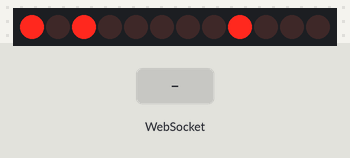
Simulated run of this sketch. Board: ESP8266 (NodeMCU). Shown: 12×1 LED matrix. Wiring (inferred from the names in the program): charlieplexed LEDs: lines GPIO 10, GPIO 2, GPIO 4, GPIO 5. The inputs (shaded band) are chosen by the test bench. WiFi joins after 1.5 s; servers stay silent unless stated; what the sketch prints to the serial monitor is not drawn.

Above: at 2.7 s.
2.8 s: WebSocket text "number" received
At 4.2 s:
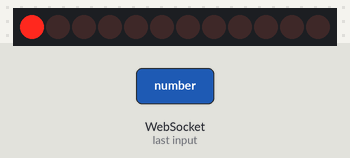
Timing chart, 0 to 5.8 s (numbered marks = the images above; inputs shaded):
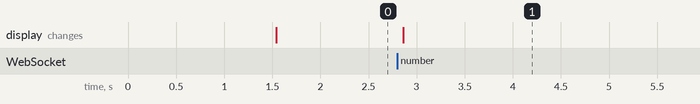

Measured:
- after the input at 2.8 s, the display: changes after 0.06 s (image 1)

The sketch:

trafficlight-simulator.ino
```cpp
// This traffic light simulator uses an ESP8266 to control a T-junction or intersection

// Uncomment this for 2 second red+amber lights before green (we'll call it pre-green)
// (used in UK, Germany, Czech Republic and other Central European countries)
// NOTE that this is not yet implemented in serial command mode
//#define PRE_GREEN

#define DEBUG

// Replace with your network credentials
const char* ssid = "YOUR_WIFI";
const char* password = "YOUR_PASSWORD";

// Order of the pins and their cabling:
// 10: red-red
// 2: blue-orange-white
// 4: red-white
// 5: orange-white
const uint8_t g_pins[] = { 10, 2, 4, 5 };

// Order: pin-HIGH, pin-LOW
// Note that south is not implemented (255) since we have a T-junction
const uint8_t g_ledPins[13][2] = {
  {g_pins[0], g_pins[1]}, //  0 Red N
  {g_pins[1], g_pins[2]}, //  1 Red S
  {g_pins[2], g_pins[3]}, //  2 Red E
  {g_pins[0], g_pins[3]}, //  3 Red W

  {g_pins[1], g_pins[0]}, //  4 Amber N
  {g_pins[2], g_pins[1]}, //  5 Amber S
  {g_pins[3], g_pins[2]}, //  6 Amber E
  {g_pins[3], g_pins[0]}, //  7 Amber W

  {g_pins[2], g_pins[0]}, //  8 Green N
  {g_pins[0], g_pins[2]}, //  9 Green S
  {g_pins[1], g_pins[3]}, // 10 Green E
  {g_pins[3], g_pins[1]}, // 11 Green W

  {255, 255},             // 12 "macro" for no output
};

// Actual lights to set to on
// Note that we're setting values twice so we can set the red+amber combination as well
// 12 means none (for blinking mode)
uint8_t g_lightsOn[6] = {
  0,
  2,
  3,
  0,
  2,
  3,
};

#include <Ticker.h>
#include <ESP8266WiFi.h>
#include <ESPAsyncTCP.h>     // ESPAsyncWebSrv 1.2.9 by dvarrel (originally https://github.com/me-no-dev/ESPAsyncWebServer/archive/master.zip )
#include <ESPAsyncWebSrv.h>  // ESPAsyncTCP 1.2.4 by dvarrel (originally https://github.com/me-no-dev/ESPAsyncWebServer/archive/master.zip )

// Create AsyncWebServer object on port 80
AsyncWebServer server( 80 );
AsyncWebSocket ws( "/ws" );


const char index_html[] PROGMEM = R"rawliteral(<html>
<head>
<style>
button {
    padding: 1em;
}
fieldset {
    display: inline-block;
}
.r { accent-color: red; color: red; }
.a { accent-color: orange; color: orange;}
.g { accent-color: limegreen; color: limegreen; }
section {display:flex;}
#p div {  }
#p > div {
    padding: 1em;
    border: 1px solid black;
    border-radius: 1em;
    margin: 0.5em;
    cursor:cell;
}
</style>
<script type="text/javascript">
const gateway = window.location.host ? `ws://${window.location.host}/ws` : null;
let websocket;
window.addEventListener( "load", load );
function initWebSocket()
{
    if ( !gateway )
        return;
    console.log('Trying to open a WebSocket connection...');
    websocket = new WebSocket(gateway);
    websocket.onopen    = onOpen;
    websocket.onclose   = onClose;
    websocket.onmessage = onMessage;
}
function onOpen(event)
{
    console.log('Connection opened');
}
function onClose(event)
{
    console.log('Connection closed');
    setTimeout(initWebSocket, 2000);
}
function onMessage({data})
{
  const lights = data.split(":")
  lights.forEach(v => {
    const i = document.querySelector(`[value='${v}']`);
    if (i) i.checked = true;
  });
}
function setLight(name, value)
{
    const index = parseInt(name);
    lights[index] = value;
    lights[index+ 3] = value;

    websocket && websocket.send(lights.join(":"));
}

const a = [4,6,7];
const o = [12,12,12];
const r = [0,2,3];

let lights = [12,12,12,12,12,12];
const program = [
];

function empty() {
    state = 0;
    program.length = 0;
    list();
}


function outOfOrder() {
    state = 0;
    program.length = 0;
    program.push(a, o);
    list();
}

function normal() {
    state = 0;
    program.length = 0;
    program.push(
    //   N  E  W
        [8, 2, 3], // GRR
        20,
        [4, 2, 3], // ORR
        6,
        [0, 2, 3], // RRR
        2,

        [0,10, 3], // RGR
        20,
        [0, 6, 3], // ROR
        6,
        [0, 2, 3], // RRR
        2,

        [0, 2,11], // RRG
        20,
        [0, 2, 7], // RRO
        6,
        [0, 2, 3], // RRR
        2,
    );
    list();
}

function programLight(i,l) {
    if (!Array.isArray(program[program.length-1])) program.push([0, 2, 3]);

    program[program.length-1][i] = l;
    list();
}

function programPause(l) {
    if (typeof program[program.length-1] !== "number") program.push(1);
    program[program.length-1] = l;
    list();
}

function remove(l) {
    if (!program[l]) return;
    program.splice(l,1);
    list();
}

function list() {
    const p = document.getElementById("p");
    p.innerHTML = program.map((p,i) => {
        if (Array.isArray(p)) {
            return `<div onclick="remove(${i})">
                ${p.map((l) => {
                    const c = [l / 4 | 0];
                    const d = ["noord", "zuid","oost", "west"][l % 4];
                    return `<div class="${["r", "a", "g"][c]}">${c > 2 ? "" : d} ${["rood", "oranje", "groen", "uit"][c]}</div>`;
                }).join("")}
            </div>`;
        } else {
            return `<div onclick="remove(${i})">${p / 2} seconde pauze</div>`;
        }
    }).join("\n");
}

let state = 0;
function load()
{
  initWebSocket();
  document.querySelectorAll("input[type='radio']").forEach(r=>r.onchange = ({target}) => setLight(target.name, target.value))
  nextStep();
}
function nextStep()
{
    let value = program[state];

    // Program next-state with wraparound
    state++;
    if (state >= program.length) state = 0;

    if (Array.isArray(value)) {
        if (value.length < 6)
            lights = value.concat(value);
        else
            lights = value;


        // onMessage({data: lights.join(":")})
        websocket?.readyState == 1 && websocket.send(lights.join(":"));

        // Next item should be pause
        if (Array.isArray(program[state])) {
            setTimeout(nextStep, 500);
        } else {
            value = program[state];

            state++;
            if (state >= program.length) state = 0;
            setTimeout(nextStep, 500 * value);
        }
    } else {
        // Pause (unexpected)
        setTimeout(nextStep, 500 * (value ?? 1));
    }
}
</script>
</head>
<body>
<section>
<div>
<fieldset>
  <legend>noorden</legend>
  <div>
    <input type="radio" id="north_red" class="r" name="0" value="0" checked />
    <label for="north_red">rood</label>
  </div>

  <div>
    <input type="radio" id="north_amber" class="a" name="0" value="4" />
    <label for="north_amber">oranje</label>
  </div>

  <div>
    <input type="radio" id="north_green" class="g" name="0" value="8" />
    <label for="north_green">groen</label>
  </div>
</fieldset>

<fieldset>
  <legend>oosten</legend>
  <div>
    <input type="radio" id="east_red" class="r" name="1" value="2" checked />
    <label for="east_red">rood</label>
  </div>

  <div>
    <input type="radio" id="east_amber" class="a" name="1" value="6" />
    <label for="east_amber">oranje</label>
  </div>

  <div>
    <input type="radio" id="east_green" class="g" name="1" value="10" />
    <label for="east_green">groen</label>
  </div>
</fieldset>


<fieldset>
  <legend>westen</legend>
  <div>
    <input type="radio" id="west_red" class="r" name="2" value="3" checked />
    <label for="west_red">rood</label>
  </div>

  <div>
    <input type="radio" id="west_amber" class="a" name="2" value="7" />
    <label for="west_amber">oranje</label>
  </div>

  <div>
    <input type="radio" id="west_green" class="g" name="2" value="11" />
    <label for="west_green">groen</label>
  </div>
</fieldset>

<div>
<button onclick="outOfOrder()">knipperen</button>
<button onclick="normal()">normaal programma</button>
<button onclick="empty()">wis lijst</button>
</div>
<div>
<button onclick="programPause(1)">pauze 0,5 seconde</button>
<button onclick="programPause(2)">pauze 1 seconde</button>
<button onclick="programPause(6)">pauze 3 seconde</button>
<button onclick="programPause(20)">pauze 10 seconde</button>
</div>
<div>
<button onclick="programLight(0,0)" class="r">noord</button>
<button onclick="programLight(0,4)" class="a">noord</button>
<button onclick="programLight(0,8)" class="g">noord</button>
</div>
<div>
<button onclick="programLight(1,2)" class="r">oost</button>
<button onclick="programLight(1,6)" class="a">oost</button>
<button onclick="programLight(1,10)" class="g">oost</button>
</div>
<div>
<button onclick="programLight(2,3)" class="r">west</button>
<button onclick="programLight(2,7)" class="a">west</button>
<button onclick="programLight(2,11)" class="g">west</button>
</div>
</div>
<div id="p">
</div>
</section>
</body>
</html>
)rawliteral";

Ticker blinker;
volatile uint16_t g_Lights = 0x0000;
uint8_t g_differential = 0;

void handleWebSocketMessage(void *arg, uint8_t *data, size_t len)
{
    AwsFrameInfo *info = (AwsFrameInfo*)arg;
    if ( info->final && info->index == 0 && info->len == len && info->opcode == WS_TEXT )
    {
        data[len] = 0;

        // Notify others
        ws.textAll((char*)data );

        char* next;
        uint8_t onoff = 0;
        uint8_t velocity = 1;

        // Parse number (the ugly way)
        // Parse number (the ugly way)
        g_lightsOn[0] = strtoul( (char*)data, &next, 0 );
        if ( (char*)data + len <= next ) return;
        g_lightsOn[1] = strtoul( next + 1, &next, 0 );
        if ( (char*)data + len <= next ) return;
        g_lightsOn[2] = strtoul( next + 1, &next, 0 );
        if ( (char*)data + len <= next ) return;
        g_lightsOn[3] = strtoul( next + 1, &next, 0 );
        if ( (char*)data + len <= next ) return;
        g_lightsOn[4] = strtoul( next + 1, &next, 0 );
        if ( (char*)data + len <= next ) return;
        g_lightsOn[5] = strtoul( next + 1, &next, 0 );
    }
}

void onEvent(AsyncWebSocket *server, AsyncWebSocketClient *client, AwsEventType type, void *arg, uint8_t *data, size_t len)
{
    switch ( type )
    {
      case WS_EVT_CONNECT:
        Serial.printf("WebSocket client #%u connected from %s\n", client->id(), client->remoteIP().toString().c_str());
        break;
      case WS_EVT_DISCONNECT:
        Serial.printf("WebSocket client #%u disconnected\n", client->id());
        break;
      case WS_EVT_DATA:
        handleWebSocketMessage(arg, data, len);
        break;
      case WS_EVT_PONG:
      case WS_EVT_ERROR:
        break;
    }
}

void initWebSocket()
{
    ws.onEvent(onEvent);
    server.addHandler( &ws );
}

String variableSubstitution(const String& var)
{
  Serial.println( var );
  //if( var == "STATE" ) // %STATE%
  return "";
}


//#include <arduino_gpio.h>

#define GPIO_OUT *(uint32_t *)0x60000300
#define GPIO_OUT_W1TS *(uint32_t *)0x60000304
#define GPIO_OUT_W1TC *(uint32_t *)0x60000308
#define GPIO_ENABLE *(uint32_t *)0x6000030C
//

//extern volatile uint32_t GPIO_OUT;
//extern volatile uint32_t GPIO_ENABLE;

void setup()
{
  Serial.begin(115200);

  // Connect to Wi-Fi
  Serial.print( F( "\nConnecting to WiFi." ) );
  WiFi.mode(WIFI_STA);
  WiFi.begin( ssid, password );
  while ( WiFi.status() != WL_CONNECTED )
  {
      delay( 500 );
      Serial.print( '.' );
  }
  Serial.println(WiFi.localIP());

  initWebSocket();

  // Route for root / web page
  server.on("/", HTTP_GET, []( AsyncWebServerRequest *request )
  {
      request->send_P( 200, "text/html", index_html, variableSubstitution );
  } );

  // Start server
  server.begin();

  // Timer to contol charlie plexing
  blinker.attach_ms(1, changeState);
}


// Always 0, 3 or 6 LEDs on
void setCharlieplexPins(uint8_t highPin, uint8_t lowPin) {

  // Pin mask, leave the rest alone
  uint32_t mask = 0b110101;

  // All outputs low:
  digitalWrite(10, LOW);
  digitalWrite(2, LOW);
  digitalWrite(4, LOW);
  digitalWrite(5, LOW);

  // pin out of bounds means don't enable any pins
  if (highPin > 16) return;

  // All input
  pinMode(10, INPUT);
  pinMode(2, INPUT);
  pinMode(4, INPUT);
  pinMode(5, INPUT);

  // Set 2 outputs
  pinMode(highPin, OUTPUT);
  pinMode(lowPin, OUTPUT);

  // Set single output high
  digitalWrite(highPin, HIGH);

//  // All outputs low:
//  GPIO_OUT_W1TC |= mask;
//
////  // Set all as input
////  GPIO_ENABLE &= ~mask;
////  // Set output (always 2)
////  GPIO_ENABLE |= (((1 << highPin) | (1 << lowPin)) & mask);
//
//  // Set all as input
//  GPIO_ENABLE |= mask;
//  // Set output (always 2)
//  GPIO_ENABLE &= ~(((1 << highPin) | (1 << lowPin)) & mask);
//
//
//
//  GPIO_OUT_W1TS |= ((1 << highPin) & mask);


//  // All outputs low
//  GPIO_OUT &= ~mask;
//
//  // Set new outputs
//  // Set all as input
//  GPIO_ENABLE &= ~mask;
//
//  // Set output (always 2)
//  GPIO_ENABLE |= (((1 << highPin) | (1 << lowPin)) & mask);
//
//  // Set single output high
//  GPIO_OUT |= ((1 << highPin) & mask);
}

////////////////////////////////////////////////////////////////////////////////////
void loop() {
  ws.cleanupClients();

//  g_lightsOn[0] = 12;

}


// Timer interrupt
volatile uint8_t charliePlexOn = 0;
void changeState()
{

  setCharlieplexPins(g_ledPins[g_lightsOn[charliePlexOn]][0], g_ledPins[g_lightsOn[charliePlexOn]][1]);


  // Prepare next led to display
  charliePlexOn++;
  if (charliePlexOn >= sizeof(g_lightsOn))
    charliePlexOn = 0;


//  uint8_t pin1 = g_ledPins[ g_nOldPins ];
//  uint8_t pin2 = g_ledPins[ g_nOldPins + 1 ];
//
//  digitalWrite( pin1, LOW );
//  digitalWrite( pin2, LOW );
//
//  pinMode( pin1, INPUT );
//  pinMode( pin2, INPUT );
//
//  g_nOldPins = g_nLed << 1;
//  pin1 = g_ledPins[ g_nOldPins ];
//  pin2 = g_ledPins[ g_nOldPins + 1 ];
//
//  pinMode( pin1, OUTPUT );
//  pinMode( pin2, OUTPUT );
//
//  digitalWrite( pin1, ( g_Lights & g_nOldPins ) ? HIGH : LOW );
//  digitalWrite( pin2, ( g_Lights & g_nOldPins + 1 ) ? HIGH : LOW );
//
//  g_nLed++;
//  if ( g_nLed >= 12 )
//    g_nLed = 0;
}
```
